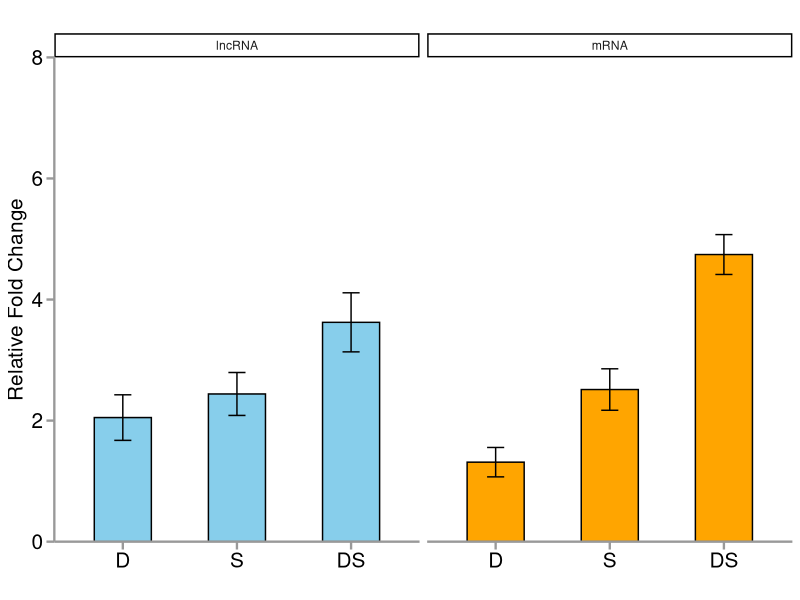

Generate this figure with R:
library(tidyverse)

# Sample data
data <- data.frame(
  lncRNA = c(2.67, 1.37, 2.11, 2.19, 1.99, 3.14, 2.67, 4.28, 3.92),
  mRNA = c(0.88, 1.34, 1.72, 1.87, 3.04, 2.63, 5.32, 4.73, 4.18),
  group = factor(c("D", "D", "D", "S", "S", "S", "DS", "DS", "DS"), 
                 levels = unique(c("D", "S", "DS")))
)

# Group by and summarise
result <- data %>% group_by(group) %>% summarise(
  lncRNA.FC = mean(lncRNA), 
  mRNA.FC = mean(mRNA),
  lncRNA.SE = sd(lncRNA)/sqrt(length(lncRNA)), 
  mRNA.SE = sd(mRNA)/sqrt(length(mRNA))
)

print(result)

## For possition doge
library(reshape2)
data_melt <- melt(result, id.vars = "group", measure.vars = c("lncRNA.FC", "mRNA.FC"),
                  variable.name = "Type", value.name = "FoldChange")
# Add the standard error column
data_melt$SE <- c(result$lncRNA.SE, result$mRNA.SE)


# Reshape data into long format
data_long <- data.frame(
  group = rep(result$group, 2),
  FoldChange = c(result$lncRNA.FC, result$mRNA.FC),
  SE = c(result$lncRNA.SE, result$mRNA.SE),
  Type = rep(c('lncRNA', 'mRNA'), each = nrow(result))
)

plot <- ggplot(data_long, aes(x = group, y = FoldChange)) +
  geom_bar(stat = "identity", aes(fill = Type), position = position_dodge(width = 0.7), width = 0.5, colour = "black") +
  geom_errorbar(aes(ymin = FoldChange - SE, ymax = FoldChange + SE), width = 0.15, position = position_dodge(width = 0.7)) +
  facet_wrap(~ Type, scales = "fixed") +  # Use fixed scales to align both facets
  labs(x = "", y = "Relative Fold Change", title = "") +
  theme_classic() +
  scale_fill_manual(values = c('lncRNA' = 'skyblue', 'mRNA' = 'orange')) +
  scale_y_continuous(limits = c(0, 8), breaks = seq(0, 8, by = 2), expand = c(0, 0)) + 
  theme(axis.line = element_line(size = 0.8, colour = "gray60"),
        axis.ticks = element_line(size = 0.8, colour = "gray60"),
        axis.text.x = element_text(size = 15, colour = "black"), 
        axis.text.y = element_text(size = 15, colour = "black"),
        axis.title.y = element_text(size = 15, colour = "black"), 
        axis.ticks.length = unit(0.2, "cm"), 
        legend.position = "none")
# Save the plot
ggsave("facet_wrap_plot.png", plot = plot, dpi = 600, width = 6, height = 5)
